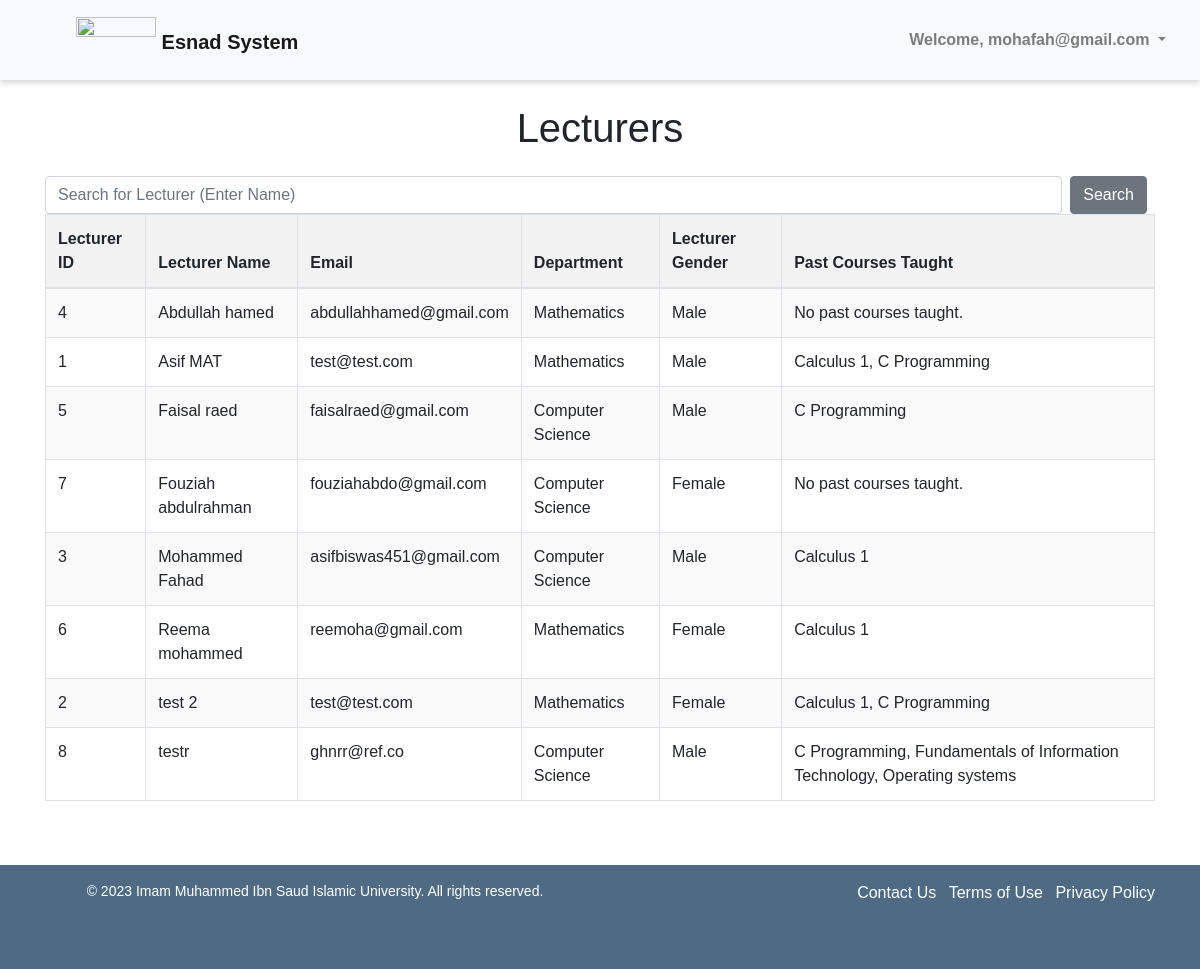
The app's page /lecturers/ (signed in) with its own data.
### pages/models.py (models this page shows, shortened)
class Lecturer(models.Model):
    lecturer_user = models.OneToOneField(User, on_delete=models.CASCADE, null=True)
    lecturer_name = models.CharField(max_length=100)
    lecturer_email = models.EmailField(validators=[EmailValidator()])
    phone_regex = RegexValidator(
        regex=r'^\+?1?\d{10}$',
        message="Phone number must be entered in the format: '+999999999'. Up to 15 digits allowed.",
    )
    lecturer_number = models.CharField(validators=[phone_regex], max_length=17)
    GENDER_CHOICES = (
        ('M', 'Male'),
        ('F', 'Female')
    )
    lecturer_gender = models.CharField(max_length=1, choices=GENDER_CHOICES)
    TEACHER_TYPE_CHOICES = (
        ('L', 'Laboratory'),
        ('T', 'Theory')
    )
    lecturer_type = models.CharField(max_length=1, choices=TEACHER_TYPE_CHOICES)
    lecturer_past_courses = models.ManyToManyField('Course', related_name='past_lecturers', blank=True)
    lecturer_rating = models.FloatField(default=0.0)
    lecturer_department = models.ForeignKey('Department', on_delete=models.SET_NULL, null=True, blank=True)

class Department(models.Model):
    department_name = models.CharField(max_length=100)
    department_code = models.CharField(max_length=100, blank=True)

class Course(models.Model):
    course_code = models.CharField(max_length=100)
    course_name = models.CharField(max_length=100)
    credit_hours = models.PositiveIntegerField(null=True)
    course_lecturer = models.ForeignKey('Lecturer', on_delete=models.SET_NULL, null=True, related_name='courses_taught')
    course_level = models.PositiveIntegerField(null=True)
    course_lab_lecturer = models.ForeignKey('Lecturer', on_delete=models.SET_NULL, null=True, blank=True, related_name='lab_courses_taught')
    course_past_lecturers = models.ManyToManyField('Lecturer', related_name='past_courses', blank=True)
    course_time = models.TimeField(null=True, blank=True)
    course_day = models.CharField(max_length=1, choices=DAYS_OF_WEEK, null=True, blank=True)
    course_department = models.ForeignKey('Department', on_delete=models.SET_NULL, null=True, blank=True)
    course_building = models.CharField(max_length=100, blank=True)
    course_section = models.CharField(max_length=100, blank=True)
    course_prerequisites = models.ManyToManyField('Course', related_name='prerequisites', blank=True)

### pages/views.py (the view)
# urls.py: path('lecturers/', views.lecturers, name='lecturers'),
@login_required(login_url='login')
def lecturers(request):
    lecturers = Lecturer.objects.all().order_by('lecturer_name')
    courses = Course.objects.all()
    departments = Department.objects.all()
    lecturer_users = []
    for lecturer in lecturers:
        lecturer_users.append(lecturer.lecturer_user)
    users = User.objects.filter(~Q(username__in=lecturer_users))
    users = users.exclude(is_superuser=True)
    return render(request, 'lecturers.html', {'lecturers': lecturers, 'courses': courses, 'departments': departments, 'users': users})

### pages/context_processors.py (called while the page is built)
def get_user_groups(request):
    if request.user.is_authenticated:
        groups = request.user.groups.all()
        for group in groups:
            if group.name == 'Coordinators':
                return {'get_user_groups': True}
    return {'get_user_groups': False}

### pages/templates/lecturers.html (shortened to what this page needs)
{% extends 'base.html' %}
{% load static %}
{% block extra_css %}
    <link rel="stylesheet" href="{% static 'lecturers.css' %}">
{% endblock %}
{% block content %}
    <div class="container">
        <div class="row">
            <div class="col-md-12">
                <h1 class="text-center mt-4">Lecturers</h1>
                <form class="search-container mt-4 d-flex align-items-center" action="{% url 'search_lecturer' %}" method="GET">
                    <input name="q" type="text" class="form-control w-100" placeholder="Search for Lecturer (Enter Name)" value="{{ request.GET.q }}">
                    <button type="submit" class="btn btn-secondary mx-2">Search</button>
                </form>
                {% if lecturers %}
                    <table class="table table-bordered">
                        <thead>
                            <tr>
                                <th scope="col">Lecturer ID</th>
                                <th scope="col">Lecturer Name</th>
                                <th scope="col">Email</th>
                                <th scope="col">Department</th>
                                <th scope="col">Lecturer Gender</th>
                                <th scope="col">Past Courses Taught</th>
                            </tr>
                        </thead>
                        <tbody>
                            {% for lecturer in lecturers %}
                                <tr>
                                    <td>{{ lecturer.id }}</td>
                                    <td>{{ lecturer.lecturer_name }}</td>
                                    <td>{{ lecturer.lecturer_email }}</td>
                                    <td>{{ lecturer.lecturer_department.department_name }}</td>
                                    <td>
                                        {% if lecturer.lecturer_gender == 'M' %}
                                        Male
                                        {% else %}
                                        Female
                                        {% endif %}
                                    </td>
                                    <td>
                                        {% for course in lecturer.lecturer_past_courses.all %}
                                            {{ course.course_name }}{% if not forloop.last %}, {% endif %}
                                        {% empty %}
                                            No past courses taught.
                                        {% endfor %}
                                    </td>
                                </tr>
                            {% endfor %}
                        </tbody>
                    </table>
                {% else %}
                    <p class="text-center">No lecturers found.</p>
                {% endif %}
            </div>
        </div>
    </div>
{% endblock %}

### pages/templates/header.html (shortened to what this page needs)
{% load static %}
<!DOCTYPE html>
<html lang="en">
<head>
    <link rel="stylesheet" href="{% static 'headfoot.css' %}">
    <link rel="stylesheet" href="https://maxcdn.bootstrapcdn.com/bootstrap/4.5.2/css/bootstrap.min.css">
</head>
<body>
    <header class="bg-light">
        <nav class="navbar navbar-expand-lg navbar-light bg-light">
            <a class="navbar-brand pt-2" href="{% url 'landing' %}">
                <img src="{% static 'images/logo.png' %}" style="margin-top: -12px;" width="80" class="d-inline-block align-top" alt="">
                <span>Esnad System</span>
            </a>
            {% if user.is_authenticated %}
                <div class="collapse navbar-collapse" id="navbarNav">
                    <ul class="navbar-nav ml-auto">
                        {% if user.is_authenticated %}
                        <li class="nav-item dropdown">
                            <a class="nav-link dropdown-toggle" href="#" id="navbarDropdown" role="button" data-toggle="dropdown"
                                aria-haspopup="true" aria-expanded="false">
                                Welcome, {{ user.username }}
                            </a>
                        </li>
                        {% else %}
                        <li class="nav-item">
                            <a class="nav-link btn btn-sm btn-secondary px-4 text-white" href="{% url 'login' %}">Log In</a>
                        </li>
                        {% endif %}
                    </ul>
                </div>
            {% endif %}
        </nav>
    </header>
</body>
</html>

### pages/static/myfirst.css (style rules this page uses)
body.base { font-family: Arial, sans-serif; margin: 0; padding: 0; }
body.base header { display: flex; flex-direction: row; justify-content: space-between; align-items: center; padding: 10px; box-shadow: 0 3px 6px rgba(0, 0, 0, 0.16); height: 80px; }
body.base nav { flex: 1; margin-left: 50px; }
body.base nav ul { display: flex; flex-direction: row; justify-content: flex-end; align-items: center; list-style-type: none; margin: 0; padding: 0; }
body.base nav li { margin-left: 20px; }
body.base nav a { color: #000; text-decoration: none; font-weight: bold; }

### pages/static/lecturers.css (style rules this page uses)
body { font-family: Arial, sans-serif; }
.container { max-width: 1200px; margin: 0 auto; }
.table { width: 100%; border-collapse: collapse; }
.table th, .table td { border: 1px solid #ccc; padding: 8px 12px; text-align: left; }
.table thead th { background-color: #f2f2f2; font-weight: bold; }
.table tbody tr:nth-child(odd) { background-color: #f9f9f9; }
.table tbody tr:nth-child(even) { background-color: #fff; }

### pages/static/headfoot.css (style rules this page uses)
header { display: flex; flex-direction: row; justify-content: space-between; align-items: center; height: 20%; background-color: #fff; padding: 10px; box-shadow: 0 3px 6px rgba(0, 0, 0, 0.16); }
.logo-left img, .logo-right img, .navbar-brand img { height: 100%; }
nav { flex: 1; margin-left: 50px; }
nav ul { display: flex; flex-direction: row; justify-content: flex-end; align-items: center; list-style-type: none; margin: 0; padding: 0; }
nav li { margin-left: 20px; }
nav a { color: #000; text-decoration: none; font-weight: bold; }

### records on screen
Lecturer: id "4", lecturer_name "Abdullah hamed", lecturer_email "abdullahhamed@gmail.com", lecturer_department.department_name "Mathematics", lecturer_gender "Male"
Lecturer: id "1", lecturer_name "Asif MAT", lecturer_email "test@test.com", lecturer_department.department_name "Mathematics", lecturer_gender "Male"
Course: course_name "Calculus 1"
Course: course_name "C Programming"
Lecturer: id "5", lecturer_name "Faisal raed", lecturer_email "faisalraed@gmail.com", lecturer_department.department_name "Computer Science", lecturer_gender "Male"
Lecturer: id "7", lecturer_name "Fouziah abdulrahman", lecturer_email "fouziahabdo@gmail.com", lecturer_department.department_name "Computer Science", lecturer_gender "Female"
Lecturer: id "3", lecturer_name "Mohammed Fahad", lecturer_email "asifbiswas451@gmail.com", lecturer_department.department_name "Computer Science", lecturer_gender "Male"
Lecturer: id "6", lecturer_name "Reema mohammed", lecturer_email "reemoha@gmail.com", lecturer_department.department_name "Mathematics", lecturer_gender "Female"
Lecturer: id "2", lecturer_name "test 2", lecturer_email "test@test.com", lecturer_department.department_name "Mathematics", lecturer_gender "Female"
Lecturer: id "8", lecturer_name "testr", lecturer_email "ghnrr@ref.co", lecturer_department.department_name "Computer Science", lecturer_gender "Male"
Course: course_name "Fundamentals of Information Technology"
Course: course_name "Operating systems"

### other values on screen
{{ user.username }} "mohafah@gmail.com"
